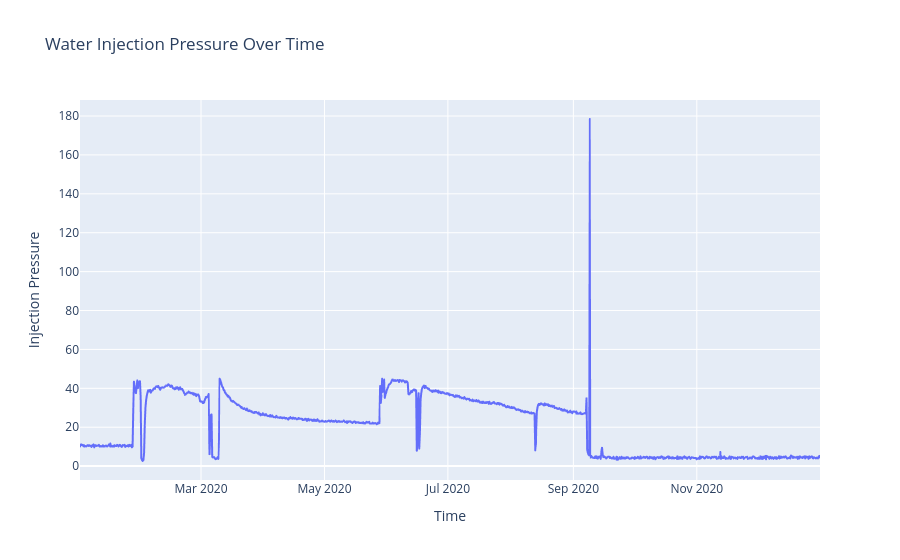

Notebook source saved alongside this figure:
### Code cell
fig = px.line(
    df,
    x='Time',
    y='Injection_Pressure',
    title='Water Injection Pressure Over Time',
    labels={
        'Time': 'Time',
        'Injection_Pressure': 'Injection Pressure'
    }
)

fig.show()

### Figure 1 — Plotly figure (JSON) as saved in the notebook; plotly's stock layout.template omitted (floating-point values rounded to 4 significant figures; data arrays with more than 128 entries replaced by an {"elided": "..."} marker saying what was removed)
{"data": [{"hovertemplate": "Time=%{x}<br>Injection Pressure=%{y}<extra></extra>", "legendgroup": "", "line": {"color": "#636efa", "dash": "solid"}, "marker": {"symbol": "circle"}, "mode": "lines", "name": "", "showlegend": false, "type": "scattergl", "x": {"elided": "1303 str values"}, "xaxis": "x", "y": {"elided": "1303 float values"}, "yaxis": "y"}], "layout": {"legend": {"tracegroupgap": 0}, "title": {"text": "Water Injection Pressure Over Time"}, "xaxis": {"anchor": "y", "domain": [0, 1], "title": {"text": "Time"}}, "yaxis": {"anchor": "x", "domain": [0, 1], "title": {"text": "Injection Pressure"}}}}
